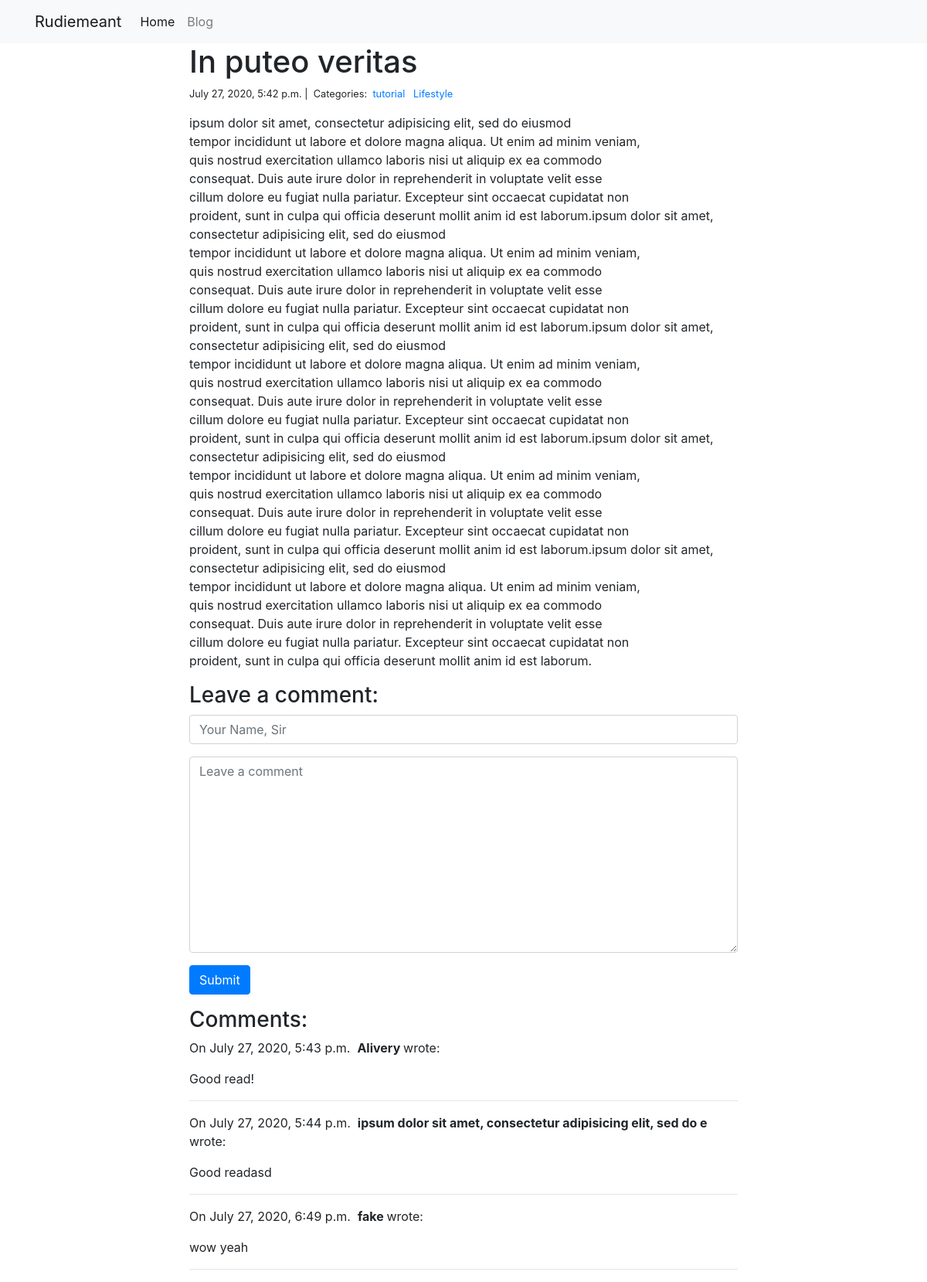
/blog/5/, run on the app's committed database.
### blog/models.py (models this page shows, shortened)
class Post(models.Model):
	title = models.CharField(max_length=255)
	body = models.TextField(blank=False)
	created_on = models.DateTimeField(auto_now_add=True)
	last_modified = models.DateTimeField(auto_now=True)
	categories = models.ManyToManyField('Category',related_name='posts')

class Category(models.Model):
	name = models.CharField(max_length=20)

class Comment(models.Model):
	author  = models.CharField(max_length=60)
	body	= models.CharField(max_length=400)
	created_on = models.DateTimeField(auto_now_add=True)
	post = models.ForeignKey('Post',on_delete=models.CASCADE)

### blog/views.py (the view)
# urls.py: path("<int:pk>/",views.blog_detail,name='blog_detail'),
def blog_detail(request,pk):
	post = Post.objects.get(pk=pk)
	form = CommentForm()
	if request.method == "POST":
		form = CommentForm(request.POST)
		if form.is_valid():
			comment = Comment(**form.cleaned_data,post=post)
			comment.save()
	comments = Comment.objects.filter(post=post)
	context = {
		"post" : post,
		"comments" : comments,
		"form" : form,
	}
	return render(request,"blog_detail.html",context)

### blog/forms.py
class CommentForm(forms.Form):
	author = forms.CharField(
		max_length=60,
		widget= forms.TextInput(attrs={
			"class" : "form-control",
			"placeholder" : "Your Name, Sir",
			})
		)
	body = forms.CharField(
		max_length=400,
		widget=forms.Textarea(
			attrs={
				"class" : "form-control",
				"placeholder" : "Leave a comment",
			})
		)

### blog/templates/blog_detail.html (shortened to what this page needs)
{% extends "base.html" %}
{% block content %}
<div class="col-md-8 offset-md-2">
	<h1>{{ post.title }}</h1>
	<small>
		{{ post.created_on }} |&nbsp;
		Categories:&nbsp;
		{% for category in post.categories.all %}
		<a href="{% url 'blog_category' category.name %}">
			{{ category.name }}
		</a>&nbsp;
		{% endfor %}
	</small>
	<p> {{ post.body | linebreaks }}</p>
	<h3>Leave a comment:</h3>
	<form action="/blog/{{ post.pk }}/" method="post">
		<div class="form-group">
			{{ form.author }}
		</div>
		<div class="form-group">
			{{ form.body }}
		</div>
		<button type="submit" class="btn btn-primary">Submit</button>
	</form>
	{% if comments %}
		<h3>Comments:</h3>
		{% for comment in comments %}
		<p>
			On {{ comment.created_on }}&nbsp;
			<b> {{ comment.author }} </b> wrote:
		</p>
		<p>{{ comment.body }}</p>
		<hr>
		{% endfor %}
	{% else %}
		<p>There's no comments yet</p>
	{% endif %}
</div>
{% endblock content %}

### data on the page
Post: title "In puteo veritas", created_on "July 27, 2020, 5:42 p.m.", body "ipsum dolor sit amet, consectetur adipisicing elit, sed do eiusmod tempor incididunt ut labore et dolore magna aliqua. Ut enim ad minim veniam, quis nostrud exercitation ullamco laboris nisi ut aliquip ex ea commodo consequat. Duis aute irure dolor in reprehenderit in voluptate velit esse cillum dolore eu fugiat nulla pariatur. Excepteur sint occaecat cupidatat non proident, sunt in culpa qui officia deserunt mollit anim id est laborum.ipsum dolor sit amet, consectetur adipisicing elit, sed do eiusmod tempor incididunt ut labore et dolore magna aliqua. Ut enim ad minim veniam, quis nostrud exercitation ullamco laboris nisi ut aliquip ex ea commodo consequat. Duis aute irure dolor in…"
Category: name "tutorial"
Category: name "Lifestyle"
Comment: created_on "July 27, 2020, 5:43 p.m.", author "Alivery", body "Good read!"
Comment: created_on "July 27, 2020, 5:44 p.m.", author "ipsum dolor sit amet, consectetur adipisicing elit, sed do e", body "Good readasd"
Comment: created_on "July 27, 2020, 6:49 p.m.", author "fake", body "wow yeah"
